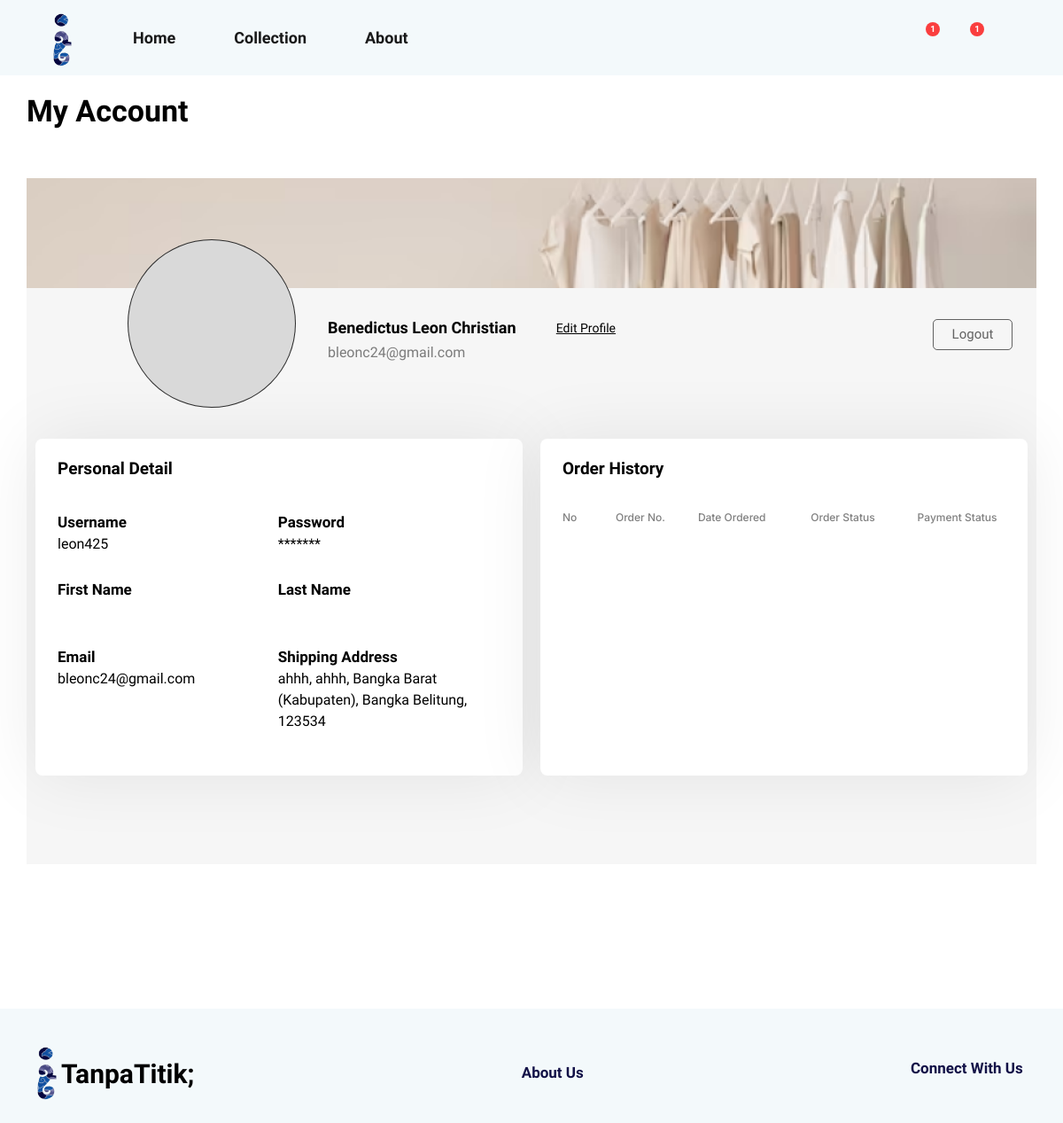
The page /profile/ (signed in) on the database as committed earlier.
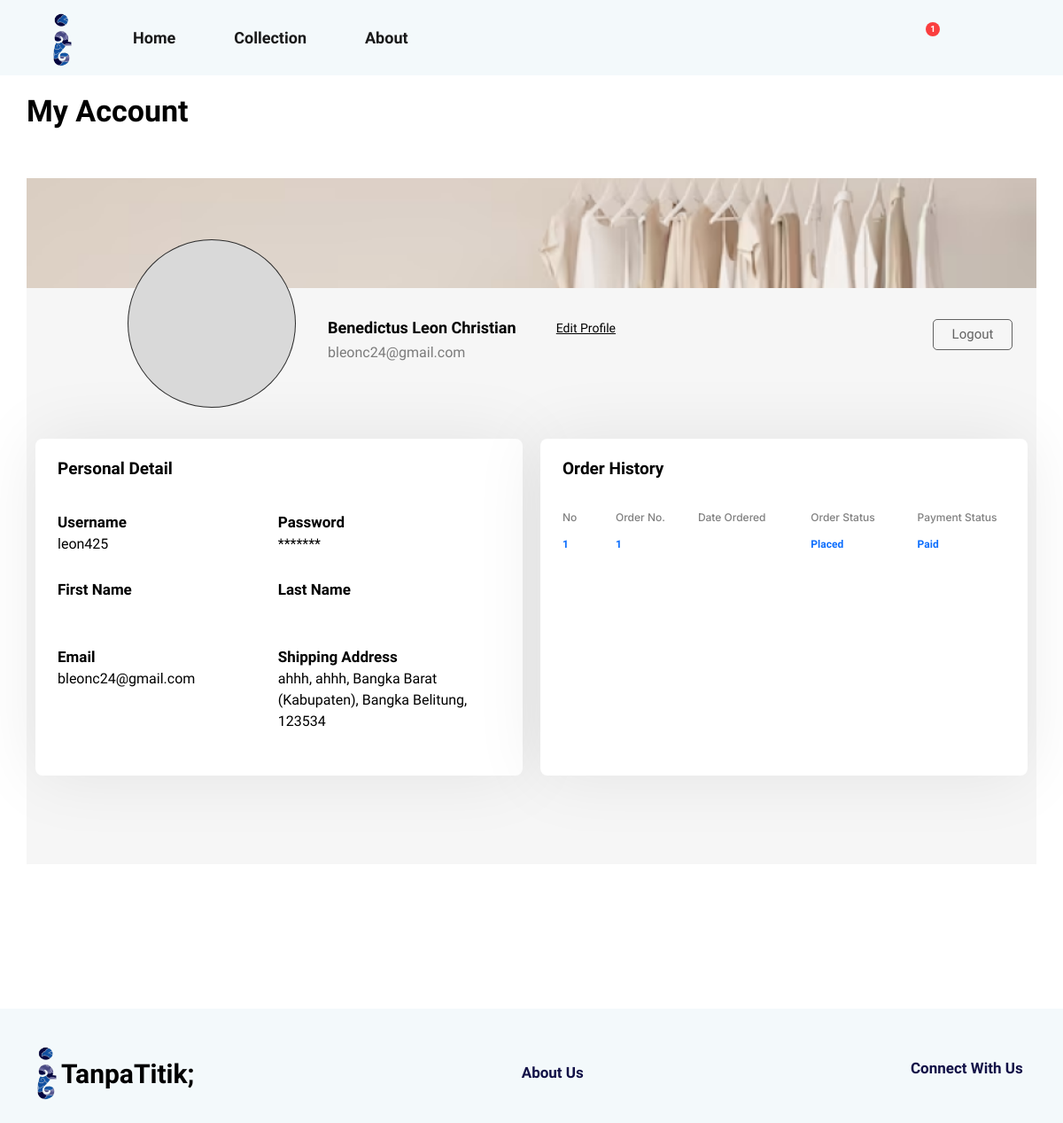
The same page on the database as committed later.
### mainPage/models.py (models this page shows, shortened)
class Order(models.Model):
    customer = models.ForeignKey(Customer, on_delete=models.SET_NULL,null=True)
    status = models.ForeignKey(OrderStatus, on_delete=models.SET_NULL, null=True, blank=True)
    date_ordered = models.DateField(auto_now_add=True) # Not like that
    complete = models.BooleanField(default=False) # payment complete
    current = models.BooleanField(default=True) # if true, we can continue adding to cart. and displayed in the checkout page
    cancel = models.BooleanField(default=False)
    payment_method = models.CharField(max_length=200, null=True)
    transaction_id = models.CharField(max_length=200, null=True)
    terms = models.BooleanField(default=False)
    shipping_cost = models.IntegerField(default=0)
    delivery_time = models.CharField(max_length=200, null=True)
    def __str__(self):
        if self.cancel == True:
            return str(self.id)+"_cancelled"
        return str(self.id)
    @property
    def get_cart_items(self):
        orderitems = self.orderitem_set.all()
        total = sum([item.quantity for item in orderitems]) #The total quantity of the cart (all OrderItems)
        return total

class OrderItem(models.Model):
    product= models.ForeignKey(Products, on_delete=models.SET_NULL, blank=True, null=True) #When the customer is deleted, the OrderItem remains exist. However, the customer key is null
    order = models.ForeignKey(Order, on_delete=models.SET_NULL, blank=True, null=True)
    quantity = models.IntegerField(default=1)
    date_added = models.DateTimeField(auto_now_add=True, null=True, blank=True)

class OrderStatus(models.Model):
    name = models.CharField(max_length=200)
    def __str__(self):
        return self.name

### mainPage/views.py (the view)
# urls.py: path("profile/", views.profile, name="profile"),
def profile(request):
    logo = Additional.objects.get(name="logo")
    wardrobe = Additional.objects.get(name="wardrobe")
    if request.user.is_authenticated:
        customer = request.user.customer
        order, created = Order.objects.get_or_create(customer=customer, current=True)
        placed_order_by_customer = Order.objects.filter(customer=customer,current=False)
        customer_wishlist = Wishlist.objects.filter(customer=customer)
        newAddress, created = ShippingAddress.objects.get_or_create(customer=customer)
    else:
        return redirect('register_page')
    context = {"logo":logo,"wardrobe":wardrobe,"customer_wishlist":customer_wishlist,"customer":customer,"order":order,"newAddress":newAddress,"placed_order_by_customer":placed_order_by_customer,}
    return render(request,"main/profile.html",context)

### mainPage/templates/main/profile.html (shortened to what the changed rows need)
<!DOCTYPE html>
{% extends "main/base2.html" %}
{% load static %}
{% load custom_filters %}
    {% block head %}
    <link rel="stylesheet" type="text/css" href="{% static '/css/profile/profile.css' %}">
    <link rel="stylesheet" type="text/css" href="{% static '/css/cart_wishlist/cart.css' %}">
    {% endblock head %}
    {% block content %}
    <div class="container profile-container">
        <div class="profile-box">
            <div class="profile-content" style="">
                <div class="profile-content-container">
                    <div class="profile-content-content profile-content-history">
                        <table class="profile-body-history">
                            <tr class="profile-body-history-content">
                                <th style="width:60px;">No</th>
                                <th>Order No.</th>
                                <th>Date Ordered</th>
                                <th>Order Status</th>
                                <th>Payment Status</th>
                            </tr>
                            {% for order in placed_order_by_customer %}
                            <tr class="profile-body-history-content">
                                <td><a href="/checkout/done/{{order.id}}">{{forloop.counter}}</a></td>
                                <td><a href="/checkout/done/{{order.id}}">{{order}}</a></td>
                                <td><a href="/checkout/done/{{order.id}}">{{order.date_ordered.date}}</a></td>
                                <td><a href="/checkout/done/{{order.id}}">{{order.status}}</a></td>
                                {% if order.payment_set.all.0.complete == False %}
                                    <td><a href="/checkout/done/{{order.id}}">Not Paid</a></td>
                                {% else %}
                                    <td><a href="/checkout/done/{{order.id}}">Paid</a></td>
                                {% endif %}
                            </tr>
                            {% endfor %}
                        </table>
                    </div>
                </div>
            </div>
        </div>
    </div>
    {% endblock %}

### mainPage/templates/main/base2.html (shortened to what this page needs)
<!DOCTYPE html>
{% load static %}
<html lang="en">
<head>
    <link href="https://cdn.jsdelivr.net/npm/bootstrap@5.2.3/dist/css/bootstrap.min.css" rel="stylesheet">
    <link rel="stylesheet" href="https://cdnjs.cloudflare.com/ajax/libs/font-awesome/4.7.0/css/font-awesome.min.css">
    <link rel="stylesheet" type="text/css" href="{% static '/css/general/base2.css' %}">
    <link rel="stylesheet" type="text/css" href="{% static '/css/general/footer.css' %}">
    {% block head %}
    {% endblock head %}
</head>
<body>
   <nav class="navbar navbar-expand-lg bg-body-tertiary fixed-top" id="navMain" style="margin:0px;padding:10px">
    <div class="container-fluid">
      <a class="navbar-brand" id="logo_div" href="#"><img class="logo" src="{{logo.img.url}}" alt="TanpaTitik"></a>
      <div class="collapse navbar-collapse" id="navbarNavAltMarkup">
        <ul class="navbar-nav me-auto mb-2 mb-lg-0">
          <li class="nav-item">
            <a class="nav-link active" aria-current="page" href="{% url 'home' %}">Home</a>
          </li>
          <li class="nav-item">
            <a class="nav-link active" aria-current="page" href="{% url 'home' %}#collection">Collection</a>
          </li>
          <li class="nav-item">
            <a class="nav-link active" href="{% url 'about' %}">About</a>
          </li>
        </ul>
      </div>
      <span class="navbar-text nav_text">
        <form method='POST' action="{% url 'home' %}#collection">
          <div class="search-box">
          </div>
        </form>
        <a href="{% url 'profile' %}" class="base-link"></a>
        <a href="{% url 'wishlist' %}" class="base-link">
          {% if customer_wishlist.count > 0 %}
          <span class="button_badge"><div>{{customer_wishlist.count}}</div></span>
          {% endif %}
        </a>
        <a href="{% url 'cart' %}" class="base-link">
          {% if order.get_cart_items > 0 %}
          <span class="button_badge"><div>{{order.get_cart_items}}</div></span>
          {% endif %}
        </a>
      </span>
    </div>
  </nav>
<div id="content" ,name="content", class="main">
    {% block content %}{% endblock %}
</div>
<div class="container-fluid footer-container">
  <div class="container footer">
    <a href="{% url 'home' %}"><div class="footer-company"><img class="footer-logo" src="{{logo.img.url}}" alt="TanpaTitik"><div>TanpaTitik;</div></div></a>
    <a href="{% url 'about' %}"><div class="footer-link" style="cursor:pointer">About Us</div></a>
    <div class="footer-social">
      <div class="footer-link">
        Connect With Us
      </div>
    </div>
  </div>
</div>
</body>
</html>

Rows that differ between the two databases and show on the page:
now on one of the page's lists (row edited): Order: cancel+id "1", status "Placed"
changed Order id 1: get_cart_items "1" → (not shown)
